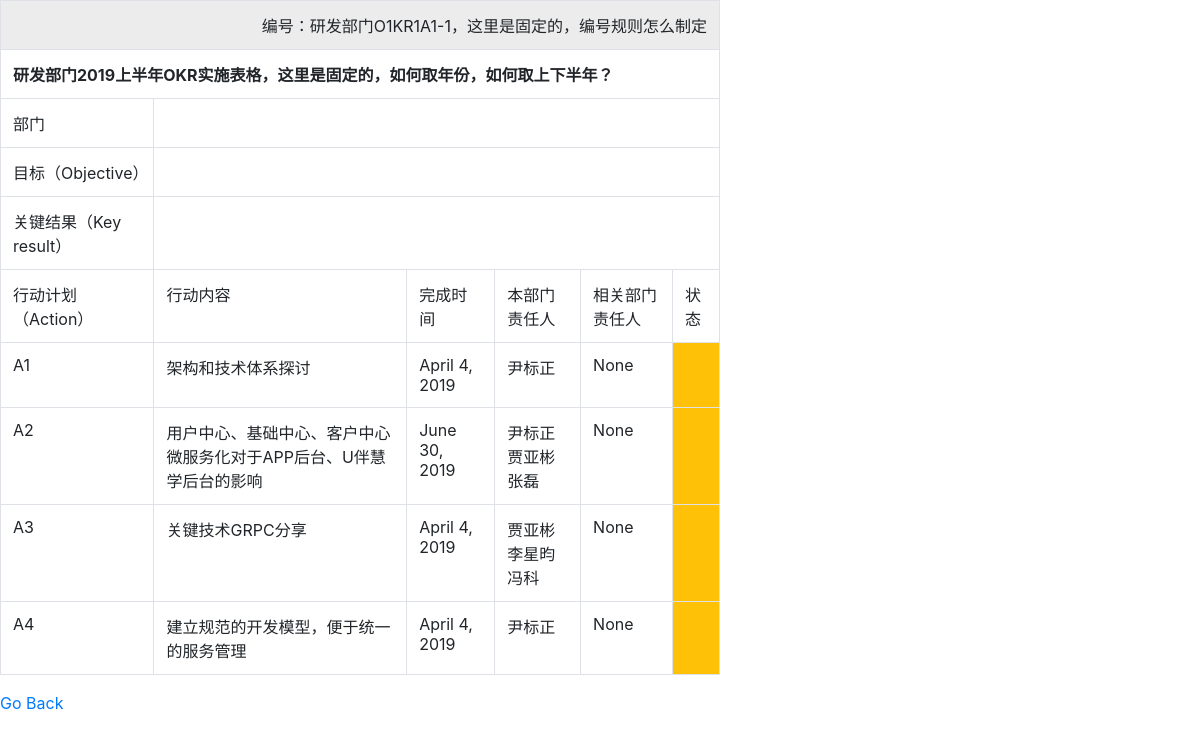
Before: /Objective/Objective_id/1/ with the older database file.
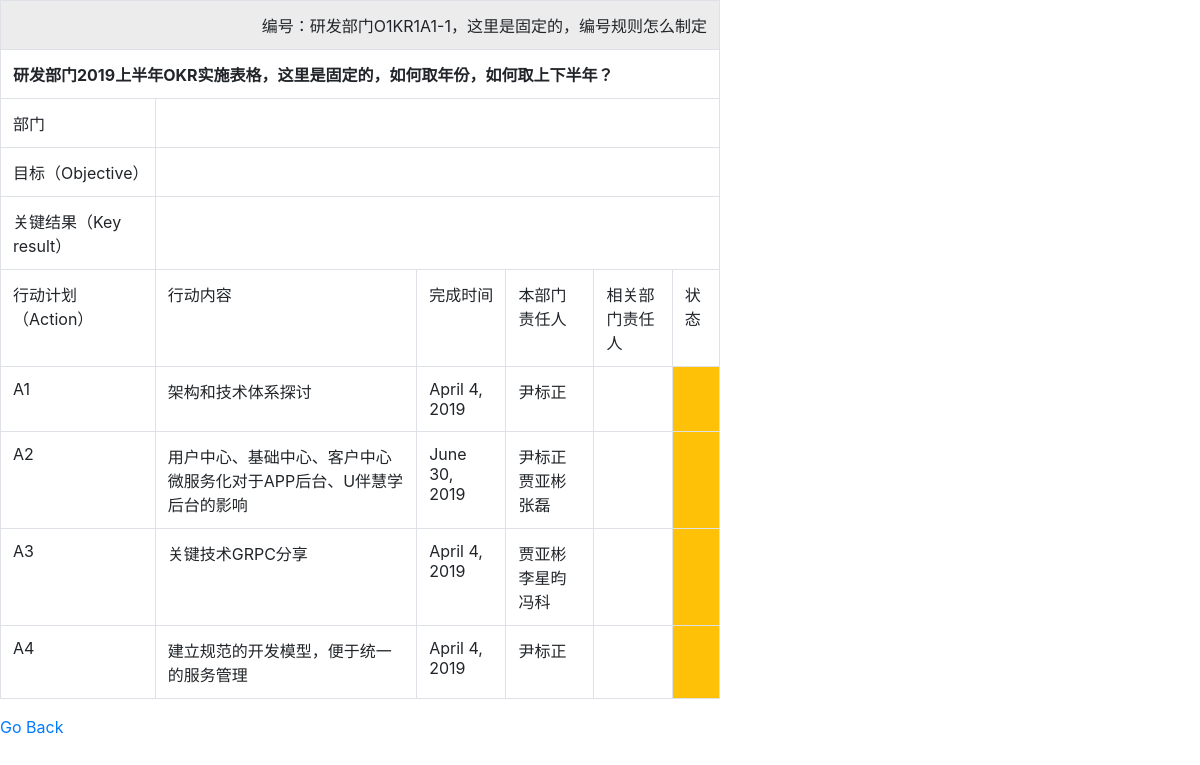
After: the same page with the newer database file.
### Objective/models.py (models this page shows)
class Action(models.Model):
    objective = models.ForeignKey(Objective, on_delete=models.CASCADE)
    content = models.CharField(max_length=500, default='')
    complete_date = models.DateField()
    local_leader = models.CharField(max_length=10, default='')
    correlative_leader = models.CharField(max_length=10, blank=True, default='')
    status = models.IntegerField(choices=STATUS_CHOICE)
    def __str__(self):
        return self.content

### Objective/views.py (the view)
# urls.py: url('Objective_id/(\d+)/', views.objective_detail, name='key_result_detail'),
def objective_detail(request, pk):
    print(pk)
    print(Action.objects.filter(objective_id=pk).count)
    return render(request, 'Objective/objective_detail.html', {'actions': Action.objects.filter(objective_id=pk)})

### Objective/templates/Objective/objective_detail.html (shortened to what this page needs)
<link rel="stylesheet" href="https://maxcdn.bootstrapcdn.com/bootstrap/4.0.0/css/bootstrap.min.css"
>
<table class="table table-hover table-bordered" style="width:60% !important" border="1">
    <tbody>
    <tr>
        <td colspan="6" align="right">编号：研发部门O1KR1A1-1，这里是固定的，编号规则怎么制定</td>
    </tr>
    <tr>
        <th colspan="6" align="center">研发部门2019上半年OKR实施表格，这里是固定的，如何取年份，如何取上下半年？</th>
    </tr>
    <tr>
        <td>部门</td>
        <td colspan="5" align="center">{{ objective.department }}</td>
    </tr>
    <tr>
        <td>目标（Objective）</td>
        <td colspan="5" align="center">{{ objective.objective }}</td>
    </tr>
    <tr>
        <td>关键结果（Key result）</td>
        <td colspan="5" align="center">{{ objective.key_result }}</td>
    </tr>
    <tr>
        <td>
            行动计划（Action）
        </td>
        <td>
            行动内容
        </td>
        <td>
            完成时间
        </td>
        <td>
            本部门责任人
        </td>
        <td>
            相关部门责任人
        </td>
        <td>
            状态
        </td>
    </tr>
    {% for a in actions %}
        <tr>
            <td>
                A{{ forloop.counter }}
            </td>
            <td>
                {{ a.content }}
            </td>
            <td>
                {{ a.complete_date }}
            </td>
            <td>
                {{ a.local_leader }}
            </td>
            <td>
                {{ a.correlative_leader }}
            </td>
            <td class="
                {% if a.status == 1 %}
                p-3 mb-2 bg-warning
                {% elif a.status %}
p-3 mb-2 bg-success
                {% else %}
                p-3 mb-2 bg-danger
{% endif %}">
            </td>
        </tr>
    {% endfor %}
    </tbody>
</table>
<a href="/">Go Back</a>

Changed rows visible on the page:
changed Action "架构和技术体系探讨": correlative_leader "None" → (not shown)
changed Action "用户中心、基础中心、客户中心微服务化对于APP后台、U伴慧学后台的影响": correlative_leader "None" → (not shown)
changed Action "关键技术GRPC分享": correlative_leader "None" → (not shown)
changed Action "建立规范的开发模型，便于统一的服务管理": correlative_leader "None" → (not shown)
